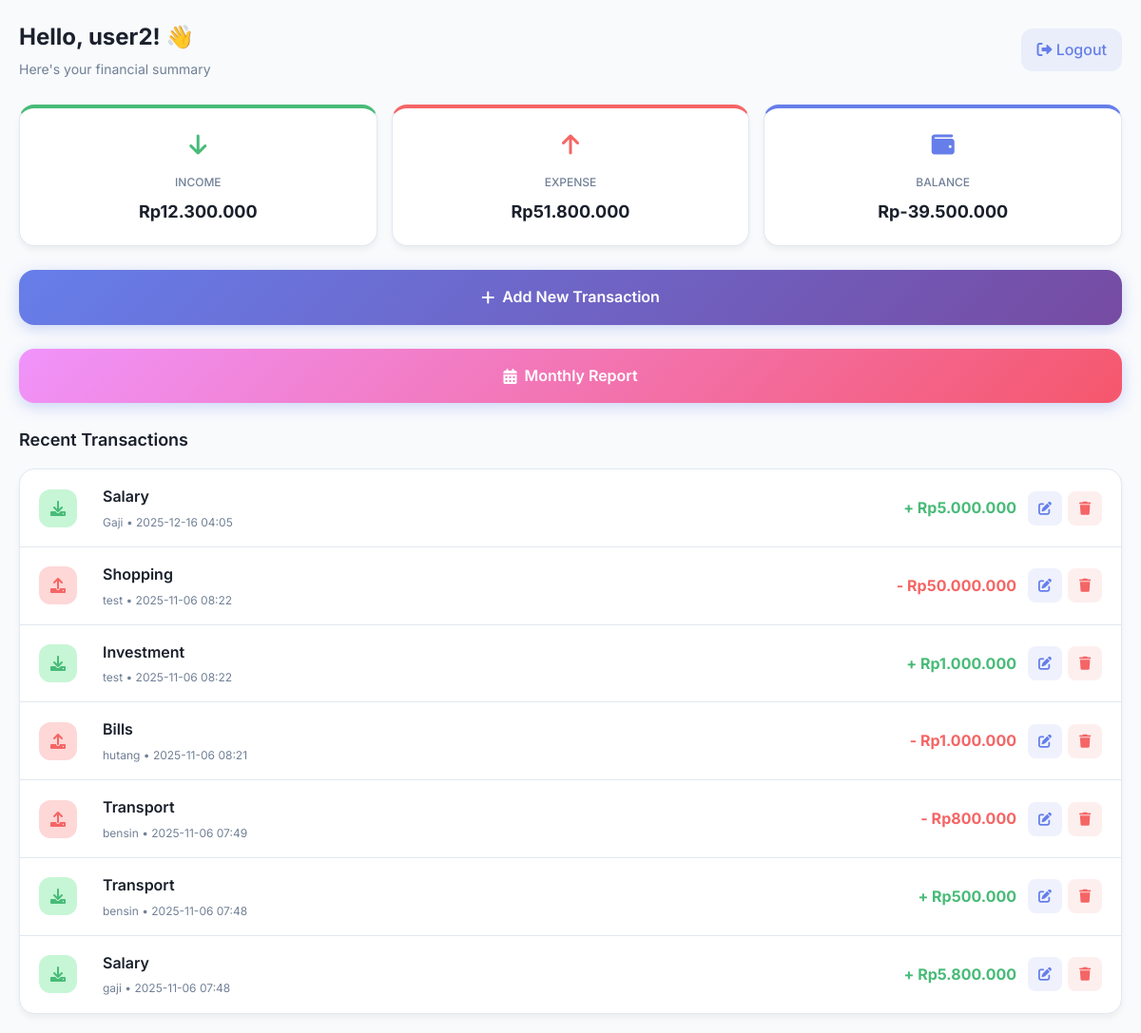
/ (signed in), run on the app's committed database.
### tables this page shows
CREATE TABLE expenses
                 (id INTEGER PRIMARY KEY AUTOINCREMENT,
                  user_id INTEGER NOT NULL,
                  type TEXT NOT NULL,
                  category TEXT NOT NULL,
                  amount REAL NOT NULL,
                  description TEXT,
                  date TIMESTAMP DEFAULT CURRENT_TIMESTAMP,
                  FOREIGN KEY (user_id) REFERENCES users (id));

### app.py (the view)
@app.route("/")
def home():
    if "user_id" not in session:
        return redirect("/login")
    expenses = db.get_user_expenses(session["user_id"])
    total_income = 0
    total_expense = 0
    for exp in expenses:
        if exp[2] == "income":
            total_income += exp[4]
        else:
            total_expense += exp[4]
    balance = total_income - total_expense
    return render_template(
        "dashboard.html",
        username=session["username"],
        expenses=expenses,
        total_income=total_income,
        total_expense=total_expense,
        balance=balance,
    )

### database.py (called while the page is built)
def get_user_expenses(user_id):
    conn = sqlite3.connect('expenses.db')
    c = conn.cursor()
    c.execute('''SELECT * FROM expenses
                 WHERE user_id = ?
                 ORDER BY date DESC''', (user_id,))
    expenses = c.fetchall()
    conn.close()
    return expenses

### templates/dashboard.html (shortened to what this page needs)
<!DOCTYPE html>
<html>
<head>
    <link href="https://cdnjs.cloudflare.com/ajax/libs/font-awesome/6.0.0/css/all.min.css" rel="stylesheet">
</head>
<body>
    <div class="container">
        <div class="header">
            <div class="user-info">
                <h1>Hello, {{ username }}! 👋</h1>
                <p>Here's your financial summary</p>
            </div>
            <a href="#" class="logout-btn" id="logoutBtn">
                <i class="fas fa-sign-out-alt"></i> Logout
            </a>
        </div>
        <div class="summary-grid">
            <div class="summary-card income">
                <div class="summary-icon">
                    <i class="fas fa-arrow-down"></i>
                </div>
                <h3>INCOME</h3>
                <div class="amount">Rp{{ "{:,.0f}".format(total_income).replace(",", ".") }}</div>
            </div>
            <div class="summary-card expense">
                <div class="summary-icon">
                    <i class="fas fa-arrow-up"></i>
                </div>
                <h3>EXPENSE</h3>
                <div class="amount">Rp{{ "{:,.0f}".format(total_expense).replace(",", ".") }}</div>
            </div>
            <div class="summary-card balance">
                <div class="summary-icon">
                    <i class="fas fa-wallet"></i>
                </div>
                <h3>BALANCE</h3>
                <div class="amount">Rp{{ "{:,.0f}".format(balance).replace(",", ".") }}</div>
            </div>
        </div>
        <a href="/add" class="add-btn">
            <i class="fas fa-plus"></i> Add New Transaction
        </a>
        <a href="/monthly-report" class="add-btn"
            style="background: linear-gradient(135deg, #f093fb 0%, #f5576c 100%); margin-top: 10px;">
            <i class="fas fa-calendar-alt"></i> Monthly Report
        </a>
        <h2 class="section-title">Recent Transactions</h2>
        <div class="transactions-list">
            {% if expenses %}
            {% for expense in expenses %}
            <div class="transaction-item">
                <div class="transaction-main">
                    <div class="transaction-icon {{ expense[2] }}">
                        {% if expense[2] == 'income' %}
                        <i class="fas fa-download"></i>
                        {% else %}
                        <i class="fas fa-upload"></i>
                        {% endif %}
                    </div>
                    <div class="transaction-content">
                        <div class="transaction-title">{{ expense[3] }}</div>
                        <div class="transaction-meta">
                            {{ expense[5] if expense[5] else "No description" }} • {{ expense[6][:16] }}
                        </div>
                    </div>
                </div>
                <div class="transaction-bottom">
                    <div class="transaction-amount {{ expense[2] }}">
                        {% if expense[2] == 'income' %}
                        + Rp{{ "{:,.0f}".format(expense[4]).replace(",", ".") }}
                        {% else %}
                        - Rp{{ "{:,.0f}".format(expense[4]).replace(",", ".") }}
                        {% endif %}
                    </div>
                    <div class="transaction-actions">
                        <a href="/edit/{{ expense[0] }}" class="action-btn edit-btn" title="Edit">
                            <i class="fas fa-edit"></i>
                        </a>
                        <button data-expense-id="{{ expense[0] }}" class="action-btn delete-btn" title="Delete">
                            <i class="fas fa-trash"></i>
                        </button>
                    </div>
                </div>
            </div>
            {% endfor %}
            {% else %}
            <div class="empty-state">
                <i class="fas fa-receipt"></i>
                <h3>No transactions yet</h3>
                <p>Start by adding your first transaction</p>
            </div>
            {% endif %}
        </div>
    </div>
</body>
</html>

### templates/dashboard.html (style rules this page uses)
* { margin: 0; padding: 0; box-sizing: border-box; }
body { font-family: 'Inter', sans-serif; background: #f8fafc; color: #333; line-height: 1.6; }
.container { max-width: 100%; padding: 20px; }
.header { display: flex; justify-content: space-between; align-items: center; margin-bottom: 25px; }
.user-info h1 { font-size: 24px; font-weight: 700; color: #1a202c; margin-bottom: 4px; }
.user-info p { color: #718096; font-size: 14px; }
.logout-btn { background: rgba(102, 126, 234, 0.1); color: #667eea; border: none; padding: 10px 16px; border-radius: 12px; cursor: pointer; font-weight: 500; transition: all 0.3s ease; text-decoration: none; display: inline-block; }
.summary-grid { display: grid; grid-template-columns: repeat(auto-fit, minmax(120px, 1fr)); gap: 15px; margin-bottom: 25px; }
.summary-card { background: white; padding: 20px; border-radius: 16px; box-shadow: 0 4px 6px rgba(0, 0, 0, 0.05); text-align: center; border: 1px solid #e2e8f0; transition: transform 0.3s ease; }
.summary-card.income { border-top: 4px solid #48bb78; }
.summary-card.expense { border-top: 4px solid #f56565; }
.summary-card.balance { border-top: 4px solid #667eea; }
.summary-icon { font-size: 24px; margin-bottom: 10px; }
.income .summary-icon { color: #48bb78; }
.expense .summary-icon { color: #f56565; }
.balance .summary-icon { color: #667eea; }
.summary-card h3 { font-size: 12px; color: #718096; margin-bottom: 8px; font-weight: 500; }
.summary-card .amount { font-size: 18px; font-weight: 700; color: #1a202c; }
.add-btn { display: flex; align-items: center; justify-content: center; background: linear-gradient(135deg, #667eea 0%, #764ba2 100%); color: white; text-decoration: none; padding: 16px; border-radius: 16px; font-weight: 600; margin-bottom: 25px; box-shadow: 0 4px 15px rgba(102, 126, 234, 0.3); transition: all 0.3s ease; }
.add-btn i { margin-right: 8px; }
.section-title { font-size: 18px; font-weight: 600; color: #1a202c; margin-bottom: 15px; }
.transactions-list { background: white; border-radius: 16px; box-shadow: 0 4px 6px rgba(0, 0, 0, 0.05); border: 1px solid #e2e8f0; overflow: hidden; }
.transaction-item { display: flex; align-items: center; padding: 16px 20px; border-bottom: 1px solid #e2e8f0; transition: background 0.3s ease; position: relative; gap: 12px; }
.transaction-item:last-child { border-bottom: none; }
.transaction-icon { width: 40px; height: 40px; border-radius: 12px; display: flex; align-items: center; justify-content: center; margin-right: 15px; font-size: 16px; }
.transaction-icon.income { background: #c6f6d5; color: #48bb78; }
.transaction-icon.expense { background: #fed7d7; color: #f56565; }
.transaction-content { flex: 1; min-width: 0; }
.transaction-title { font-weight: 600; color: #1a202c; margin-bottom: 4px; }
.transaction-meta { font-size: 12px; color: #718096; }
.transaction-amount { font-weight: 700; font-size: 16px; flex-shrink: 0; word-break: break-all; line-height: 1.2; }
.transaction-amount.income { color: #48bb78; }
.transaction-amount.expense { color: #f56565; }
.transaction-actions { display: flex; gap: 6px; flex-shrink: 0; }
.action-btn { width: 36px; height: 36px; border: none; border-radius: 8px; display: flex; align-items: center; justify-content: center; cursor: pointer; transition: all 0.3s ease; font-size: 14px; text-decoration: none; }
.edit-btn { background: rgba(102, 126, 234, 0.1); color: #667eea; }
.delete-btn { background: rgba(245, 101, 101, 0.1); color: #f56565; }
@media (min-width: 769px) { .transaction-main { display: flex; align-items: center; flex: 1; gap: 12px; } }
@media (min-width: 769px) { .transaction-bottom { display: flex; align-items: center; gap: 12px; } }
@media (min-width: 769px) { .transaction-item { flex-direction: row; align-items: center; } }

### data on the page
expenses: type "income" (drawn), category "Salary", description "Gaji", date "2025-12-16 04:05", amount "5.000.000"
expenses: type "expense" (drawn), category "Shopping", description "test", date "2025-11-06 08:22", amount "50.000.000"
expenses: type "income" (drawn), category "Investment", description "test", date "2025-11-06 08:22", amount "1.000.000"
expenses: type "expense" (drawn), category "Bills", description "hutang", date "2025-11-06 08:21", amount "1.000.000"
expenses: type "expense" (drawn), category "Transport", description "bensin", date "2025-11-06 07:49", amount "800.000"
expenses: type "income" (drawn), category "Transport", description "bensin", date "2025-11-06 07:48", amount "500.000"
expenses: type "income" (drawn), category "Salary", description "gaji", date "2025-11-06 07:48", amount "5.800.000"

### other printed values
{{ username }} "user2"
{{ "{:,.0f}".format(total_income).replace(",", ".") }} "12.300.000"
{{ "{:,.0f}".format(total_expense).replace(",", ".") }} "51.800.000"
{{ "{:,.0f}".format(balance).replace(",", ".") }} "-39.500.000"
